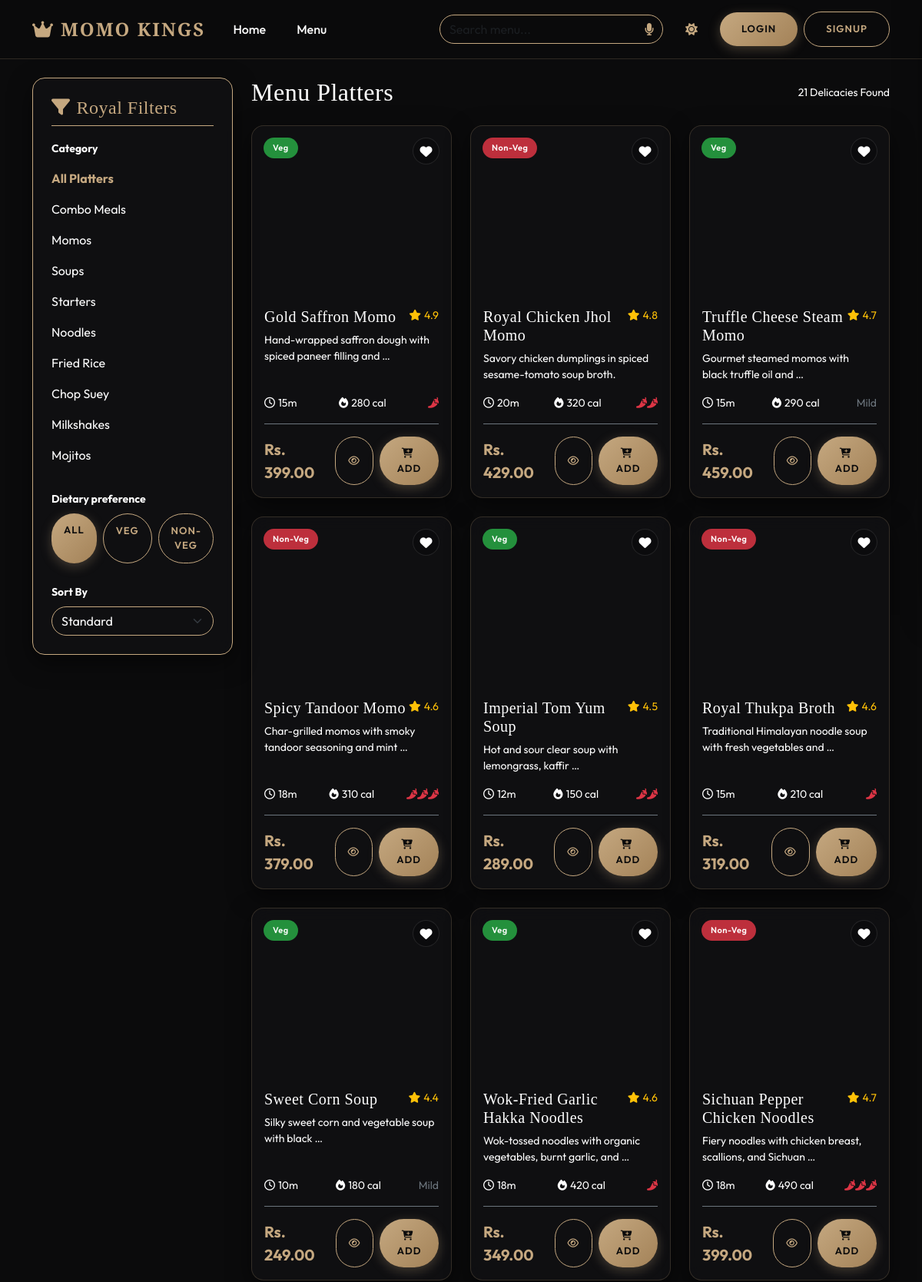
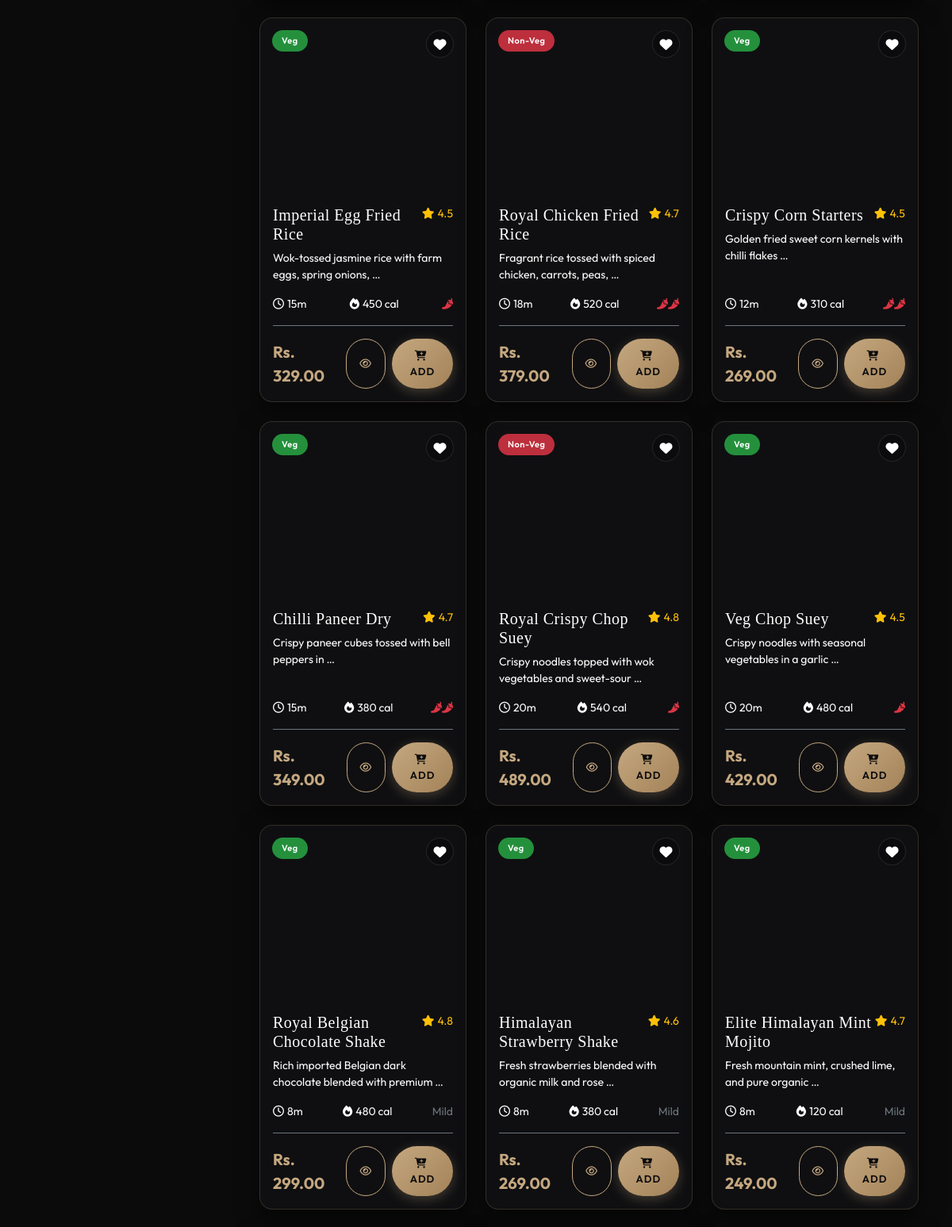
The app's page /menu/ (upper part) with its own data (2 pictures, top to bottom).
### menu/models.py (models this page shows, shortened)
class Category(models.Model):
    name = models.CharField(max_length=100)
    slug = models.SlugField(max_length=120, unique=True, blank=True)
    description = models.TextField(blank=True, null=True)
    image_url = models.URLField(max_length=500, blank=True, null=True)
    is_active = models.BooleanField(default=True)
    class Meta:
        verbose_name_plural = "Categories"

class FoodItem(models.Model):
    VEG_CHOICES = [
        ('Veg', 'Veg'),
        ('Non-Veg', 'Non-Veg'),
    ]
    name = models.CharField(max_length=100)
    slug = models.SlugField(max_length=120, unique=True, blank=True)
    description = models.TextField()
    price = models.DecimalField(max_digits=8, decimal_places=2)
    image = models.ImageField(upload_to='menu_items/', blank=True, null=True)
    image_url = models.URLField(max_length=500, blank=True, null=True)
    category = models.ForeignKey(Category, on_delete=models.CASCADE, related_name='food_items')
    spice_level = models.IntegerField(default=0) # 0 to 3
    prep_time = models.IntegerField(default=15) # minutes
    calories = models.IntegerField(default=300)
    rating = models.DecimalField(max_digits=3, decimal_places=1, default=4.5)
    veg_non_veg = models.CharField(max_length=10, choices=VEG_CHOICES, default='Veg')
    is_popular = models.BooleanField(default=False)
    is_chef_special = models.BooleanField(default=False)
    is_recommended = models.BooleanField(default=False)
    is_active = models.BooleanField(default=True)

### menu/views.py (the view)
# urls.py: path('', MenuListView.as_view(), name='menu_list'),
class MenuListView(View):
    def get(self, request):
        query = request.GET.get('q', '')
        category_slug = request.GET.get('category', '')
        sort_by = request.GET.get('sort', '')
        veg_filter = request.GET.get('veg', '')
        items = FoodItem.objects.filter(is_active=True)
        if query:
            items = items.filter(
                Q(name__icontains=query) | Q(description__icontains=query)
            )
        if category_slug:
            items = items.filter(category__slug=category_slug)
        if veg_filter:
            items = items.filter(veg_non_veg=veg_filter)
        if sort_by == 'price_asc':
            items = items.order_by('price')
        elif sort_by == 'price_desc':
            items = items.order_by('-price')
        elif sort_by == 'rating':
            items = items.order_by('-rating')
        elif sort_by == 'calories':
            items = items.order_by('calories')
        wishlist_item_ids = []
        if request.user.is_authenticated:
            try:
                wishlist = Wishlist.objects.get(user=request.user)
                wishlist_item_ids = list(wishlist.items.values_list('id', flat=True))
            except Wishlist.DoesNotExist:
                pass
        categories = Category.objects.filter(is_active=True)
        context = {
            'items': items,
            'categories': categories,
            'selected_category': category_slug,
            'query': query,
            'sort_by': sort_by,
            'veg_filter': veg_filter,
            'wishlist_item_ids': wishlist_item_ids,
        }
        return render(request, 'menu.html', context)

### templates/menu.html (shortened to what this page needs)
{% extends 'base.html' %}
{% load static %}
{% block content %}
<div class="row mb-5">
    <div class="col-lg-3">
        <div class="glass-card p-4 border-gold sticky-top mb-4" style="top: 100px; z-index: 10;">
            <h4 class="text-gold mb-3 border-bottom border-gold pb-2"><i class="fa-solid fa-filter me-2"></i>Royal Filters</h4>
            <div class="mb-4">
                <label class="text-white small fw-bold mb-2">Category</label>
                <div class="list-group">
                    <a href="?q={{ query }}&veg={{ veg_filter }}&sort={{ sort_by }}" class="list-group-item list-group-item-action bg-transparent text-white border-0 py-2 ps-0 {% if not selected_category %}text-gold fw-bold{% endif %}">
                        All Platters
                    </a>
                    {% for cat in categories %}
                    <a href="?category={{ cat.slug }}&q={{ query }}&veg={{ veg_filter }}&sort={{ sort_by }}" class="list-group-item list-group-item-action bg-transparent text-white border-0 py-2 ps-0 {% if selected_category == cat.slug %}text-gold fw-bold{% endif %}">
                        {{ cat.name }}
                    </a>
                    {% endfor %}
                </div>
            </div>
            <div class="mb-4">
                <label class="text-white small fw-bold mb-2">Dietary preference</label>
                <div class="d-flex">
                    <a href="?category={{ selected_category }}&q={{ query }}&sort={{ sort_by }}" class="btn btn-sm {% if not veg_filter %}btn-gold{% else %}btn-outline-gold{% endif %} rounded-pill me-2 px-3">All</a>
                    <a href="?category={{ selected_category }}&q={{ query }}&veg=Veg&sort={{ sort_by }}" class="btn btn-sm {% if veg_filter == 'Veg' %}btn-gold{% else %}btn-outline-gold{% endif %} rounded-pill me-2 px-3">Veg</a>
                    <a href="?category={{ selected_category }}&q={{ query }}&veg=Non-Veg&sort={{ sort_by }}" class="btn btn-sm {% if veg_filter == 'Non-Veg' %}btn-gold{% else %}btn-outline-gold{% endif %} rounded-pill px-3">Non-Veg</a>
                </div>
            </div>
            <div>
                <label class="text-white small fw-bold mb-2">Sort By</label>
                <select onchange="location.href=this.value" class="form-select bg-transparent text-white border-gold rounded-pill">
                    <option value="?category={{ selected_category }}&q={{ query }}&veg={{ veg_filter }}&sort=" class="text-dark" {% if not sort_by %}selected{% endif %}>Standard</option>
                </select>
            </div>
        </div>
    </div>
    <div class="col-lg-9">
        <div class="d-flex justify-content-between align-items-center mb-4">
            <h2 class="text-white mb-0">Menu Platters</h2>
            <span class="text-gray small">{{ items|length }} Delicacies Found</span>
        </div>
        <div class="row g-4">
            {% if items %}
                {% for item in items %}
                <div class="col-md-6 col-lg-4">
                    <div class="glass-card food-card">
                        <div class="food-card-img-container">
                            <span class="badge-veg-nonveg {% if item.veg_non_veg == 'Veg' %}badge-veg{% else %}badge-nonveg{% endif %}">
                                {{ item.veg_non_veg }}
                            </span>
                            <div class="favorite-heart {% if request.user.is_authenticated and item in request.user.wishlist.items.all %}active{% endif %}" onclick="toggleWishlist(this, {{ item.id }})">
                                <i class="fa-solid fa-heart"></i>
                            </div>
                        </div>
                        <div class="p-3 d-flex flex-column flex-grow-1">
                            <div class="d-flex justify-content-between align-items-start mb-2">
                                <h5 class="text-white mb-0">{{ item.name }}</h5>
                                <span class="text-warning small text-nowrap"><i class="fa-solid fa-star me-1"></i>{{ item.rating }}</span>
                            </div>
                            <p class="text-gray small mb-3 flex-grow-1">{{ item.description|truncatewords:8 }}</p>
                            <div class="d-flex justify-content-between align-items-center small text-gray mb-3">
                                <span><i class="fa-regular fa-clock me-1"></i>{{ item.prep_time }}m</span>
                                <span><i class="fa-solid fa-fire me-1"></i>{{ item.calories }} cal</span>
                                <span class="text-danger">
                                    {% if item.spice_level == 1 %}<i class="fa-solid fa-pepper-hot"></i>
                                    {% elif item.spice_level == 2 %}<i class="fa-solid fa-pepper-hot"></i><i class="fa-solid fa-pepper-hot"></i>
                                    {% elif item.spice_level >= 3 %}<i class="fa-solid fa-pepper-hot"></i><i class="fa-solid fa-pepper-hot"></i><i class="fa-solid fa-pepper-hot"></i>
                                    {% else %}<span class="text-secondary">Mild</span>{% endif %}
                                </span>
                            </div>
                            <div class="d-flex justify-content-between align-items-center border-top border-secondary pt-3 mt-auto">
                                <span class="text-gold fw-bold fs-5">Rs. {{ item.price }}</span>
                                <div class="d-flex">
                                    <button class="btn btn-sm btn-outline-gold me-2 rounded-pill px-3" onclick="triggerQuickView({{ item.id }})"><i class="fa-regular fa-eye"></i></button>
                                    <button class="btn btn-sm btn-gold rounded-pill px-3" onclick="addToCart({{ item.id }})"><i class="fa-solid fa-cart-plus me-1"></i>Add</button>
                                </div>
                            </div>
                        </div>
                    </div>
                </div>
                {% endfor %}
            {% else %}
                <div class="col-12 text-center py-5">
                    <i class="fa-solid fa-circle-question fa-3x text-gold mb-3"></i>
                    <h4 class="text-white">No items found matching your filters.</h4>
                    <p class="text-gray">Please try adjusting your filters or search query.</p>
                </div>
            {% endif %}
        </div>
    </div>
</div>
{% endblock %}

### templates/base.html (shortened to what this page needs)
{% load static %}
<!DOCTYPE html>
<html lang="en" data-theme="dark">
<head>
    <link href="https://cdn.jsdelivr.net/npm/bootstrap@5.3.0/dist/css/bootstrap.min.css" rel="stylesheet">
    <link rel="stylesheet" href="https://cdnjs.cloudflare.com/ajax/libs/font-awesome/6.4.0/css/all.min.css">
    <link rel="stylesheet" href="{% static 'css/styles.css' %}">
</head>
<body>
    <nav class="navbar navbar-expand-lg navbar-dark navbar-luxury sticky-top">
        <div class="container">
            <a class="navbar-brand navbar-brand-luxury" href="{% url 'landing' %}">
                <i class="fa-solid fa-crown me-2"></i>MOMO KINGS
            </a>
            <div class="collapse navbar-collapse" id="navbarText">
                <ul class="navbar-nav me-auto mb-2 mb-lg-0">
                    <li class="nav-item">
                        <a class="nav-link nav-link-luxury" href="{% url 'landing' %}">Home</a>
                    </li>
                    <li class="nav-item">
                        <a class="nav-link nav-link-luxury" href="{% url 'menu_list' %}">Menu</a>
                    </li>
                </ul>
                <div class="d-flex align-items-center">
                    <form action="{% url 'menu_list' %}" method="GET" class="me-3 d-flex position-relative align-items-center">
                        <input type="text" name="q" id="search-input" class="form-control bg-transparent text-white border-gold rounded-pill pe-5" placeholder="Search menu..." value="{{ query|default:'' }}">
                        <button type="button" id="voice-search-btn" class="btn btn-link position-absolute end-0 text-gold bg-transparent border-0" title="Voice Search">
                            <i class="fa-solid fa-microphone"></i>
                        </button>
                    </form>
                    <button class="btn btn-link text-gold me-3" id="theme-toggle" title="Toggle Theme">
                        <i class="fa-solid fa-sun" id="theme-icon"></i>
                    </button>
                    {% if request.user.is_authenticated %}
                    <span class="text-white me-3 small d-none d-md-inline">Welcome, <b>{{ request.user.username }}</b></span>
                    <a href="{% url 'logout' %}" class="btn btn-outline-gold rounded-pill btn-sm">Logout</a>
                    {% else %}
                    <a href="{% url 'login' %}" class="btn btn-gold rounded-pill btn-sm me-2">Login</a>
                    <a href="{% url 'signup' %}" class="btn btn-outline-gold rounded-pill btn-sm">Signup</a>
                    {% endif %}
                </div>
            </div>
        </div>
    </nav>
    <main class="py-4">
        <div class="container">
            {% block content %}{% endblock %}
        </div>
    </main>
</body>
</html>

### static/css/styles.css (style rules this page uses)
:root { --primary-color: #0b0b0c; --secondary-color: #c5a880; --gold-bright: #e5c392; --accent-red: #8b0000; --accent-red-hover: #b30000; --dark-card: rgba(18, 18, 20, 0.7); --light-card: rgba(255, 255, 255, 0.05); --text-white: #ffffff; --text-gray: #a0a0a5; --glass-border: rgba(197, 168, 128, 0.2); --gold-glow: 0 0 15px rgba(197, 168, 128, 0.3); --font-heading: 'Playfair Display', serif; --font-body: 'Outfit', sans-serif; --transition-smooth: all 0.4s cubic-bezier(0.165, 0.84, 0.44, 1); }
body { background-color: var(--primary-color); color: var(--text-white); font-family: var(--font-body); overflow-x: hidden; transition: var(--transition-smooth); }
h1, h2, h3, h4, h5, h6, .luxury-heading { font-family: var(--font-heading); letter-spacing: 0.5px; }
.glass-card { background: var(--dark-card); backdrop-filter: blur(12px); -webkit-backdrop-filter: blur(12px); border: 1px solid var(--glass-border); border-radius: 16px; box-shadow: 0 10px 30px rgba(0, 0, 0, 0.5); transition: var(--transition-smooth); }
.navbar-luxury { background: rgba(11, 11, 12, 0.9) !important; backdrop-filter: blur(10px); border-bottom: 1px solid var(--glass-border); padding: 15px 0; transition: var(--transition-smooth); z-index: 1050; }
.navbar-brand-luxury { font-family: var(--font-heading); color: var(--secondary-color) !important; font-weight: 700; font-size: 24px; letter-spacing: 2px; }
.nav-link-luxury { color: var(--text-white) !important; font-weight: 500; margin: 0 12px; position: relative; transition: var(--transition-smooth); }
.nav-link-luxury::after { content: ''; position: absolute; width: 0; height: 1px; bottom: -5px; left: 0; background-color: var(--secondary-color); transition: var(--transition-smooth); }
.btn-gold { background: linear-gradient(135deg, var(--secondary-color), #a38258); color: #0b0b0c !important; font-weight: 600; border: none; border-radius: 30px; padding: 12px 28px; letter-spacing: 1px; text-transform: uppercase; font-size: 13px; box-shadow: 0 4px 15px rgba(197, 168, 128, 0.3); transition: var(--transition-smooth); }
.btn-outline-gold { border: 1px solid var(--secondary-color); color: var(--secondary-color) !important; background: transparent; border-radius: 30px; padding: 12px 28px; font-weight: 600; letter-spacing: 1px; text-transform: uppercase; font-size: 13px; transition: var(--transition-smooth); }
.text-gold { color: var(--secondary-color) !important; }
.border-gold { border-color: var(--secondary-color) !important; }
.food-card { height: 100%; display: flex; flex-direction: column; }
.food-card-img-container { position: relative; height: 220px; overflow: hidden; border-radius: 15px 15px 0 0; }
.badge-veg-nonveg { position: absolute; top: 15px; left: 15px; padding: 5px 12px; border-radius: 20px; font-size: 11px; font-weight: 600; letter-spacing: 0.5px; }
.badge-veg { background-color: rgba(40, 167, 69, 0.85); color: white; }
.badge-nonveg { background-color: rgba(220, 53, 69, 0.85); color: white; }
.favorite-heart { position: absolute; top: 15px; right: 15px; width: 35px; height: 35px; background: rgba(11, 11, 12, 0.6); border-radius: 50%; display: flex; justify-content: center; align-items: center; color: white; cursor: pointer; transition: var(--transition-smooth); border: 1px solid rgba(255,255,255,0.1); }

### records on screen
Category: name "Combo Meals"
Category: name "Momos"
Category: name "Soups"
Category: name "Starters"
Category: name "Noodles"
Category: name "Fried Rice"
Category: name "Chop Suey"
Category: name "Milkshakes"
Category: name "Mojitos"
FoodItem: veg_non_veg "Veg", name "Gold Saffron Momo", rating "4.9", description "Hand-wrapped saffron dough with spiced paneer filling and …", prep_time "15", calories "280", spice_level 1 (drawn), price "399.00"
FoodItem: veg_non_veg "Non-Veg", name "Royal Chicken Jhol Momo", rating "4.8", description "Savory chicken dumplings in spiced sesame-tomato soup broth.", prep_time "20", calories "320", spice_level 2 (drawn), price "429.00"
FoodItem: veg_non_veg "Veg", name "Truffle Cheese Steam Momo", rating "4.7", description "Gourmet steamed momos with black truffle oil and …", prep_time "15", calories "290", spice_level "Mild", price "459.00"
FoodItem: veg_non_veg "Non-Veg", name "Spicy Tandoor Momo", rating "4.6", description "Char-grilled momos with smoky tandoor seasoning and mint …", prep_time "18", calories "310", price "379.00"
FoodItem: veg_non_veg "Veg", name "Imperial Tom Yum Soup", rating "4.5", description "Hot and sour clear soup with lemongrass, kaffir …", prep_time "12", calories "150", spice_level 2 (drawn), price "289.00"
FoodItem: veg_non_veg "Non-Veg", name "Royal Thukpa Broth", rating "4.6", description "Traditional Himalayan noodle soup with fresh vegetables and …", prep_time "15", calories "210", spice_level 1 (drawn), price "319.00"
FoodItem: veg_non_veg "Veg", name "Sweet Corn Soup", rating "4.4", description "Silky sweet corn and vegetable soup with black …", prep_time "10", calories "180", spice_level "Mild", price "249.00"
FoodItem: veg_non_veg "Veg", name "Wok-Fried Garlic Hakka Noodles", rating "4.6", description "Wok-tossed noodles with organic vegetables, burnt garlic, and …", prep_time "18", calories "420", spice_level 1 (drawn), price "349.00"
FoodItem: veg_non_veg "Non-Veg", name "Sichuan Pepper Chicken Noodles", rating "4.7", description "Fiery noodles with chicken breast, scallions, and Sichuan …", prep_time "18", calories "490", price "399.00"
FoodItem: veg_non_veg "Veg", name "Imperial Egg Fried Rice", rating "4.5", description "Wok-tossed jasmine rice with farm eggs, spring onions, …", prep_time "15", calories "450", spice_level 1 (drawn), price "329.00"
FoodItem: veg_non_veg "Non-Veg", name "Royal Chicken Fried Rice", rating "4.7", description "Fragrant rice tossed with spiced chicken, carrots, peas, …", prep_time "18", calories "520", spice_level 2 (drawn), price "379.00"
FoodItem: veg_non_veg "Veg", name "Crispy Corn Starters", rating "4.5", description "Golden fried sweet corn kernels with chilli flakes …", prep_time "12", calories "310", spice_level 2 (drawn), price "269.00"
FoodItem: veg_non_veg "Veg", name "Chilli Paneer Dry", rating "4.7", description "Crispy paneer cubes tossed with bell peppers in …", prep_time "15", calories "380", spice_level 2 (drawn), price "349.00"
FoodItem: veg_non_veg "Non-Veg", name "Royal Crispy Chop Suey", rating "4.8", description "Crispy noodles topped with wok vegetables and sweet-sour …", prep_time "20", calories "540", spice_level 1 (drawn), price "489.00"
FoodItem: veg_non_veg "Veg", name "Veg Chop Suey", rating "4.5", description "Crispy noodles with seasonal vegetables in a garlic …", prep_time "20", calories "480", spice_level 1 (drawn), price "429.00"
FoodItem: veg_non_veg "Veg", name "Royal Belgian Chocolate Shake", rating "4.8", description "Rich imported Belgian dark chocolate blended with premium …", prep_time "8", calories "480", spice_level "Mild", price "299.00"
FoodItem: veg_non_veg "Veg", name "Himalayan Strawberry Shake", rating "4.6", description "Fresh strawberries blended with organic milk and rose …", prep_time "8", calories "380", spice_level "Mild", price "269.00"
FoodItem: veg_non_veg "Veg", name "Elite Himalayan Mint Mojito", rating "4.7", description "Fresh mountain mint, crushed lime, and pure organic …", prep_time "8", calories "120", spice_level "Mild", price "249.00"

### other values on screen
{{ items|length }} "21"
